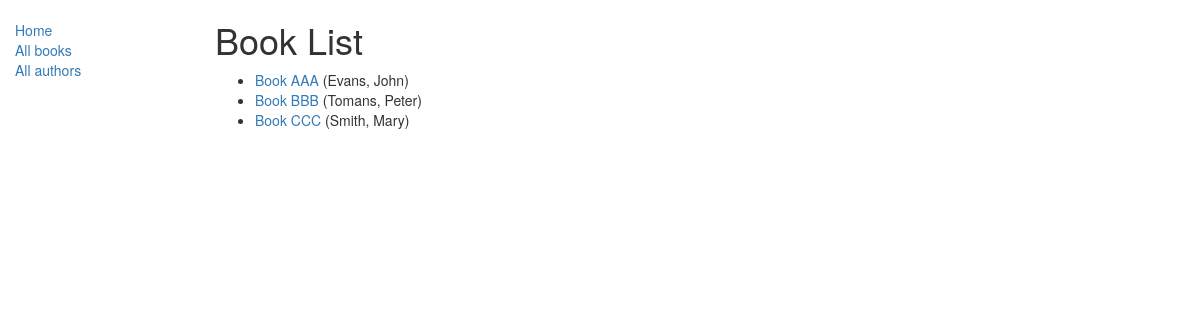
/catalog/books/, run on the app's committed database.
### catalog/models.py (models this page shows, shortened)
class Book(models.Model):
    title = models.CharField(max_length=200)
    author = models.ForeignKey('Author', on_delete=models.SET_NULL, null=True)
    summary = models.TextField(max_length=1000, help_text='Enter a brief description of the book')
    isbn = models.CharField('ISBN',max_length=13,help_text='13 Character <a href="https://www.isbn-international.org/content/what-isbn">ISBN Number</a>')
    genre = models.ManyToManyField(Genre, help_text="Select a genre of this book")
    def get_absolute_url(self):
        return reverse('book-detail', args=[str(self.id)])
    def display_genre(self):
        return ', '.join([ genre.name for genre in self.genre.all()[:3] ])
    display_genre.short_description = 'Genre'

class Author(models.Model):
    first_name = models.CharField(max_length=100)
    last_name = models.CharField(max_length=100)
    date_of_birth = models.DateField(null=True, blank=True)
    date_of_death = models.DateField('Died', null=True, blank=True)
    def __str__(self):
        return '%s, %s' % (self.last_name, self.first_name)

### catalog/views.py (the view)
class BookListView(generic.ListView):
    model = Book

### catalog/templates/catalog/book_list.html
{% extends "base_generic.html" %}
{% block content %}
    <h1>Book List</h1>
    {% if book_list %}
    <ul>
      {% for book in book_list %}
      <li>
        <a href="{{ book.get_absolute_url }}">{{ book.title }}</a> ({{book.author}})
      </li>
      {% endfor %}
    </ul>
    {% else %}
      <p>There are no books in the library.</p>
    {% endif %}
{% endblock %}

### data on the page
Book: title "Book AAA", author "Evans, John"
Book: title "Book BBB", author "Tomans, Peter"
Book: title "Book CCC", author "Smith, Mary"
